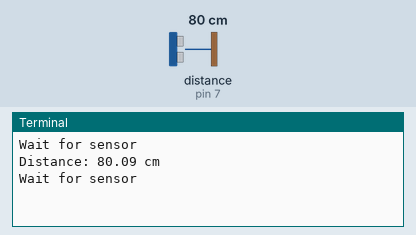
This program was run on a simulated Raspberry Pi (header pin numbers). Shown: the last lines printed to the terminal. The inputs (shaded band) are chosen by the test bench; at power-on: distance to the obstacle (sensor on pin 7) 80 cm. The echo pulse lasts 58.3 µs per cm; the clock reads 2024-03-15 10:24:30 at power-on unless the program sets it.

Above: at 1.2 s.
1.3 s: distance to the obstacle (sensor on pin 7) set to 2 cm
At 2.6 s:
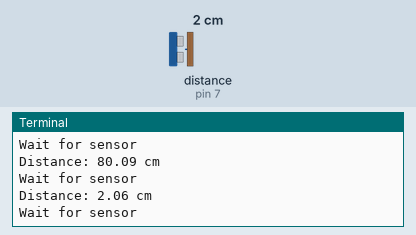
2.8 s: distance to the obstacle (sensor on pin 7) set to 4 cm
At 3.5 s:
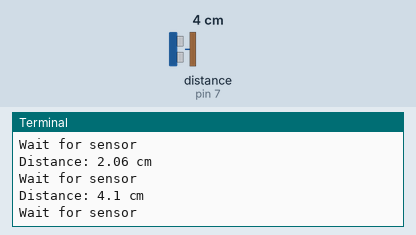
Timing chart, 0 to 5.8 s (numbered marks = the images above; inputs shaded):
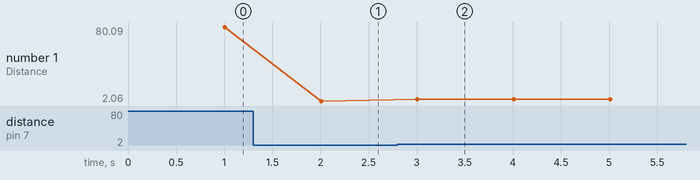

Measured:
- after the input at 1.3 s, the terminal: prints a new line after 0.71 s (image 1)
- after the input at 2.8 s, the terminal: prints a new line after 0.21 s (image 2)
- plotted number 1: 80.09 → 2.06 after the input at 1.3 s, 2.06 → 4.1 after the input at 2.8 s

The program:

ultrasonic.py
```python
import RPi.GPIO as GPIO
import time

GPIO.setmode(GPIO.BOARD)

TRIG = 8
ECHO = 7

GPIO.setup(TRIG,GPIO.OUT)
GPIO.setup(ECHO,GPIO.IN)

while(True):
	GPIO.output(TRIG,False)
	print('Wait for sensor')
	time.sleep(1)
	GPIO.output(TRIG,True)
	time.sleep(0.00001)
	GPIO.output(TRIG,False)


	while(GPIO.input(ECHO) == 0):
		startpulse = time.time()
		#print('record start time',startpulse)
	while(GPIO.input(ECHO) == 1):
		endpulse = time.time()
		#print('record end time')

	duration = endpulse - startpulse
	distance = duration * 17150
	distance = round(distance,2)

	print('Distance:',distance,'cm')
```
